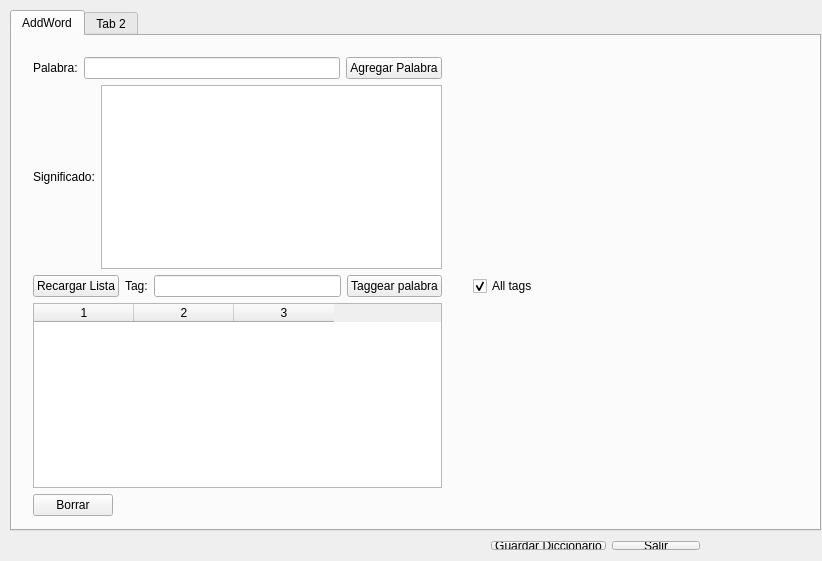
<?xml version="1.0" encoding="UTF-8"?>
<ui version="4.0">
 <class>MainWindow</class>
 <widget class="QMainWindow" name="MainWindow">
  <property name="geometry">
   <rect>
    <x>0</x>
    <y>0</y>
    <width>822</width>
    <height>561</height>
   </rect>
  </property>
  <property name="windowTitle">
   <string>MainWindow</string>
  </property>
  <widget class="QWidget" name="centralWidget">
   <widget class="QTabWidget" name="tabWidget">
    <property name="geometry">
     <rect>
      <x>10</x>
      <y>10</y>
      <width>811</width>
      <height>521</height>
     </rect>
    </property>
    <property name="currentIndex">
     <number>0</number>
    </property>
    <widget class="QWidget" name="tab">
     <attribute name="title">
      <string>AddWord</string>
     </attribute>
     <widget class="QWidget" name="layoutWidget">
      <property name="geometry">
       <rect>
        <x>10</x>
        <y>10</y>
        <width>431</width>
        <height>481</height>
       </rect>
      </property>
      <layout class="QVBoxLayout" name="verticalLayout">
       <item>
        <layout class="QHBoxLayout" name="horizontalLayout">
         <item>
          <widget class="QLabel" name="label">
           <property name="text">
            <string>Palabra:</string>
           </property>
          </widget>
         </item>
         <item>
          <widget class="QLineEdit" name="leWord"/>
         </item>
         <item>
          <widget class="QPushButton" name="pbAddWord">
           <property name="text">
            <string>Agregar Palabra</string>
           </property>
          </widget>
         </item>
        </layout>
       </item>
       <item>
        <layout class="QHBoxLayout" name="horizontalLayout_2">
         <item>
          <widget class="QLabel" name="label_2">
           <property name="text">
            <string>Significado:</string>
           </property>
          </widget>
         </item>
         <item>
          <widget class="QTextEdit" name="teMeaning"/>
         </item>
        </layout>
       </item>
       <item>
        <layout class="QHBoxLayout" name="horizontalLayout_4">
         <item>
          <widget class="QPushButton" name="pbReload">
           <property name="text">
            <string>Recargar Lista</string>
           </property>
          </widget>
         </item>
         <item>
          <widget class="QLabel" name="label_3">
           <property name="text">
            <string>Tag:</string>
           </property>
          </widget>
         </item>
         <item>
          <widget class="QLineEdit" name="leTags"/>
         </item>
         <item>
          <widget class="QPushButton" name="pbTagWord">
           <property name="text">
            <string>Taggear palabra</string>
           </property>
          </widget>
         </item>
        </layout>
       </item>
       <item>
        <widget class="QTableWidget" name="tbWords">
         <property name="columnCount">
          <number>3</number>
         </property>
         <column/>
         <column/>
         <column/>
        </widget>
       </item>
       <item>
        <layout class="QHBoxLayout" name="horizontalLayout_5">
         <item>
          <widget class="QPushButton" name="pbDelete">
           <property name="text">
            <string>Borrar</string>
           </property>
          </widget>
         </item>
         <item>
          <spacer name="horizontalSpacer">
           <property name="orientation">
            <enum>Qt::Horizontal</enum>
           </property>
           <property name="sizeHint" stdset="0">
            <size>
             <width>40</width>
             <height>20</height>
            </size>
           </property>
          </spacer>
         </item>
        </layout>
       </item>
      </layout>
     </widget>
     <widget class="QWidget" name="">
      <property name="geometry">
       <rect>
        <x>450</x>
        <y>10</y>
        <width>351</width>
        <height>481</height>
       </rect>
      </property>
      <layout class="QVBoxLayout" name="verticalLayout_2">
       <item>
        <layout class="QGridLayout" name="gridLayout"/>
       </item>
       <item>
        <widget class="QCheckBox" name="chkAllTags">
         <property name="text">
          <string>All tags</string>
         </property>
         <property name="checked">
          <bool>true</bool>
         </property>
        </widget>
       </item>
      </layout>
     </widget>
    </widget>
    <widget class="QWidget" name="tab_2">
     <attribute name="title">
      <string>Tab 2</string>
     </attribute>
    </widget>
   </widget>
   <widget class="QWidget" name="layoutWidget">
    <property name="geometry">
     <rect>
      <x>480</x>
      <y>530</y>
      <width>231</width>
      <height>31</height>
     </rect>
    </property>
    <layout class="QHBoxLayout" name="horizontalLayout_3">
     <item>
      <widget class="QPushButton" name="pbSave">
       <property name="text">
        <string>Guardar Diccionario</string>
       </property>
      </widget>
     </item>
     <item>
      <widget class="QPushButton" name="pbExit">
       <property name="text">
        <string>Salir</string>
       </property>
      </widget>
     </item>
    </layout>
   </widget>
  </widget>
 </widget>
 <layoutdefault spacing="6" margin="11"/>
 <tabstops>
  <tabstop>tabWidget</tabstop>
  <tabstop>leWord</tabstop>
  <tabstop>pbAddWord</tabstop>
  <tabstop>teMeaning</tabstop>
  <tabstop>pbReload</tabstop>
  <tabstop>leTags</tabstop>
  <tabstop>pbTagWord</tabstop>
  <tabstop>tbWords</tabstop>
  <tabstop>pbSave</tabstop>
  <tabstop>pbExit</tabstop>
 </tabstops>
 <resources/>
 <connections/>
</ui>
